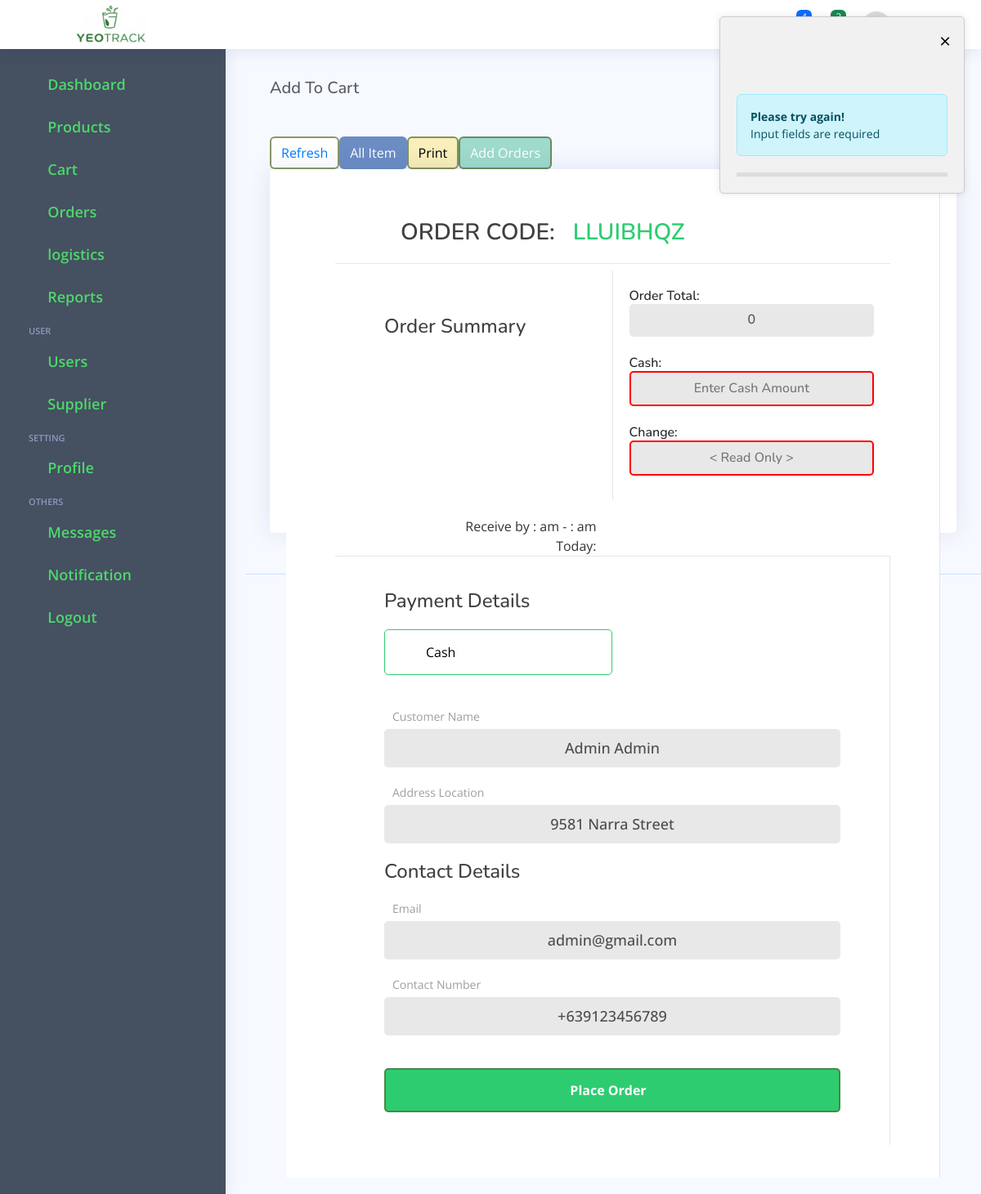
Screenshot of /user_data/cart_checkout.php (signed in) with the database file from the repository.
### tables this page shows
CREATE TABLE `users` (
  `user_id` int(11) NOT NULL AUTO_INCREMENT,
  `username` varchar(225) NOT NULL,
  `firstname` varchar(225) NOT NULL,
  `lastname` varchar(225) NOT NULL,
  `email` varchar(225) NOT NULL,
  `phone` varchar(225) NOT NULL,
  `address` varchar(225) NOT NULL,
  `age` varchar(225) NOT NULL,
  `birthday` date NOT NULL,
  `start_date` date NOT NULL,
  `password` varchar(225) NOT NULL,
  `role` varchar(225) NOT NULL COMMENT 'Admin, Cashier, Employee, Supplier',
  `about` varchar(225) NOT NULL,
  `store` varchar(255) NOT NULL,
  `image` varchar(225) NOT NULL,
  `signature` varchar(225) NOT NULL,
  `session_attempt` int(11) NOT NULL,
  `code` varchar(225) NOT NULL,
  `time` varchar(225) NOT NULL,
  `status` varchar(225) NOT NULL,
  `date_created_at` datetime NOT NULL,
  `date_updated_at` datetime NOT NULL,
  PRIMARY KEY (`user_id`)
);

### user_data/cart_checkout.php (the view, shortened to what this page needs)
<?php
include '../config/connect.php';
?>
<?php include "../include/user_meta.php"; ?>
<?php include "../include/user_top.php"; ?>
<link href="assets/vendor/bootstrap-icons/bootstrap-icons.css" rel="stylesheet">
<link href="../assets/css/checkout.css" rel="stylesheet">
<?php include "../include/user_header.php"; ?>
<?php include "../include/sidebar_admin.php"; ?>
<div class="message-box" id="messageBox" style="display: none; z-index: 2000;">
    <div class="close-btn" id="closeBtn">
        <button type="button" class="close mr-1" style="border:0; background: none;  font-size: 24px;" aria-label="Close">
            <span aria-hidden="true" style="border:0; font-size: 24px;">&times;</span>
        </button>
    </div>
    <i id="logo_msg"></i>
    <p id="new_msg"></p>
    <div class="loading-bar-container">
    </div>
</div>
<main id="main" class="main">
    <div class="page-header">
        <div class="page-header flex-wrap mt-3">
            <div class="row">
                <div class="col-9">
                    <div class="d-flex">
                        <h4 class="page-title pl-0 h5 pl-sm-2 text-muted d-inline-block">Add To Cart</h4>
                    </div>
                </div>
                <div class="col-3">
                    <div class="d-flex">
                        <nav>
                            <ol class="breadcrumb">
                                <li class="breadcrumb-item"><a href="../admin/user_sale.php">Home</a></li>
                                <li class="breadcrumb-item">My Cart</li>
                            </ol>
                        </nav>
                    </div>
                </div>
            </div>
        </div>
    </div>
    <section class="section">
        <div class="page-header flex-wrap">
            <h3 class="mb-0"> <span class="pl-0 h6 pl-sm-2 text-muted d-inline-block"></span>
            </h3>
            <div class="d-flex">
                <a href="../admin/user_order.php">
                    <button type="button" class="btn">
                        <i class="bi bi-refresh btn-icon-prepend"></i>Refresh
                    </button>
                </a>
                <button type="button" id="PhysicalInventoryButton" class="btn active-button">
                    <i class="bi bi-refresh btn-icon-prepend"></i>All Item
                </button>
                <button type="button" class="btn print" onclick="printUserTable()">
                    <i class="mdi mdi-print btn-icon-prepend"></i>Print
                </button>
                <button type="button" id="addPhysicalInventoryButton" class="btn add">
                    Add Orders
                </button>
            </div>
        </div>
    </section>
    <section class="section">
        <div class="row">
            <col-lg-12>
                <div class="card stretch-card" id="allPhysicalInventoryRawContent">
                    <div class="card-body">
                        <form id="addOrder">
                            <div style="width: 100%; background: #eee; ">
                                <?php
                                $randString = substr(str_shuffle(str_repeat("0123456789ABCDEFGHIJKLMNOPQRSTUVWXYZ", 5)), 0, 8);
                                ?>
                                <div class="checkout bg-white" style="width: 100%; height: auto; ">
                                    <h1 class="heading">
                                        <ion-icon></ion-icon> ORDER CODE: </br><input type="text" name="mycode" style="color:#2ecc71; border: none; outline:none; width: 200px;" value="<?php echo $randString;; ?>" readonly>
                                    </h1>
                                    <div class="item-flex">
                                        <section class="checkout">
                                            <h2 class="section-heading">Payment Details</h2>
                                            <div class="payment-form">
                                                <div class="payment-method">
                                                    <button class="method selected">
                                                        <span>Cash</span>
                                                    </button>
                                                </div>
                                                <?php
                                                $id = $_SESSION['user_id_admin'];
                                                $user = "SELECT * FROM `users` WHERE user_id = $id";
                                                $res_user = mysqli_query($conn, $user);
                                                $user = mysqli_fetch_array($res_user);
                                                ?>
                                                <div class="cardholder-name">
                                                    <label for="cardholder-name" class="label-default">Customer Name</label>
                                                    <input type="text" value="<?php echo $user['firstname'] . " " . $user['lastname']; ?>" id="cardholder-name" class="input-default" readonly>
                                                </div>
                                                <div class="cardholder-name">
                                                    <label for="cardholder-name" class="label-default">Address Location</label>
                                                    <input type="text" value="<?php echo $user['address']; ?>" id="cardholder-name" class="input-default" readonly>
                                                </div>
                                                <h2 class="section-heading">Contact Details</h2>
                                                <div class="cardholder-name">
                                                    <label for="cardholder-name" class="label-default">Email</label>
                                                    <input type="text" value="<?php echo $user['email']; ?>" id="cardholder-name" class="input-default" readonly>
                                                </div>
                                                <div class="cardholder-name">
                                                    <label for="cardholder-name" class="label-default">Contact Number</label>
                                                    <input type="text" value="<?php echo $user['phone']; ?>" id="cardholder-name" class="input-default" readonly>
                                                </div>
                                            </div>
                                            <button id="mybutton" class="btn btn-primary">
                                                <b>Place Order</b></span>
                                            </button>
                                        </section>
                                        <section class="cart">
                                            <div class="cart-item-box">
                                                <h2 class="section-heading">Order Summary</h2>
                                                <?php
                                                $total_sum = 0;
                                                            $prod_image = isset($materials['image']) && !empty($materials['image']) ? $materials['image'] : 'default_image.jpg'; ?>
                                            </div>
                                            <div class="input-container">
                                                <h6>
                                                    Order Total:
                                                    <input type="text" id="order_total" value="<?php echo $total_sum; ?>" class="input-default" readonly>
                                                </h6>
                                                <h6>
                                                    Cash:
                                                    <input type="text" onkeyup="updateValues()" id="cash" oninput="validateCashAndChange()" placeholder="Enter Cash Amount" class="input-default">
                                                </h6>
                                                <h6>
                                                    Change:
                                                    <input type="text" id="change" class="input-default" placeholder="< Read Only >" readonly>
                                                </h6>
                                            </div>
                                            <div class="receipt-info">
                                                <?php
                                                echo "Receive by " . $hour . ":" . $minute . " " . date("a") . " - " . $new_hour . ":" . $new_minute . " " . date("a") . "</br>";
                                                echo "Today: " . $formattedDate;
                                                ?>
                                            </div>
                                        </section>
                                    </div>
                                </div>
                            </div>
                        </form>
                    </div>
                </div>
            </col-lg-12>
        </div>
    </section>
</main>
<?php include "../include/user_footer.php"; ?>
<?php include "../include/user_bottom.php"; ?>

### assets/css/style.css (style rules this page uses)
:root { scroll-behavior: smooth; }
a { color: #4154f1; text-decoration: none; }
h1, h2, h3, h4, h5, h6 { font-family: "Nunito", sans-serif; }
#main { margin-top: 60px; padding: 20px 30px; transition: all 0.3s; }
.card { margin-bottom: 30px; border: none; position: relative; border-radius: 5px; box-shadow: 0px 0 30px rgba(1, 41, 112, 0.1); height: 445px; }
.card-body { padding: 0 20px 20px 20px; }
.breadcrumb { font-size: 14px; font-family: "Nunito", sans-serif; color: #899bbd; font-weight: 600; }
.breadcrumb a { color: #899bbd; transition: 0.3s; }
.breadcrumb .breadcrumb-item::before { color: #899bbd; }
@media (min-width: 1200px) { #main, #footer { margin-left: 300px; } }
.message-box { position: fixed; right: 20px; width: 350px; background-color: #f1f1f1; box-shadow: 0 0 10px rgba(0, 0, 0, 0.1); border-radius: 5px; z-index: 1000; display: none; }
.loading-bar-container { position: relative; width: 100%; height: 5px; background-color: #ddd; margin-top: 20px; }
.message-box { position: fixed; top: 20px; right: 20px; z-index: 1000; background-color: white; border: 1px solid #ccc; border-radius: 5px; padding: 15px; box-shadow: 0 2px 10px rgba(0, 0, 0, 0.1); }
.close-btn { display: flex; float: top; justify-content: right; align-items: top; border: 0; top: -200px; right: 0; margin: 0; }
#logo_msg { position: relative; text-align: center; }
.message-box { position: fixed; top: 20px; right: 20px; width: 300px; padding: 20px; background-color: #f1f1f1; box-shadow: 0 0 10px rgba(0, 0, 0, 0.1); border-radius: 5px; z-index: 1000; display: none; }
.close-btn { position: absolute; top: 10px; right: 10px; cursor: pointer; font-weight: 300; }

### user_data/cart_checkout.php (style rules this page uses)
.btn { border: none; border-radius: 5px; cursor: pointer; }
button.add { background-color: #9edbcc !important; color: #fff !important; }
button.print { background-color: #f8efbb !important; color: #000 !important; }
.btn.active-button { background-color: #6c8cc4; color: white; }
.btn:not(.active-button) { background-color: #fff; color: #007bff; border: 2px solid rgba(85, 107, 47, 0.7); }
.message-box { position: fixed; top: 20px; right: 20px; z-index: 1000; background-color: white; border: 1px solid #ccc; border-radius: 5px; padding: 15px; box-shadow: 0 2px 10px rgba(0, 0, 0, 0.1); }
.close-btn { display: flex; align-items: right; border: 0; top: 0; right: 1px; margin: 10px; }
.input-container { width: 100%; max-width: 600px; margin: 2px auto; padding: 20px; display: flex; flex-direction: column; gap: 15px; }
.input-default { font-size: 1rem; font-weight: normal; padding: 10px; width: 100%; border: none; outline: none; border-bottom: 2px solid #000; text-align: center; box-sizing: border-box; }
h6 { font-size: 1.1rem; font-weight: normal; margin-bottom: 5px; }
h6 { max-width: 100%; }
.receipt-info { text-align: right; font-size: 1rem; font-weight: normal; color: #333; margin-top: 20px; padding-right: 20px; }

### rows the page displays
users: firstname+lastname "Admin Admin", address "9581 Narra Street", email "admin@gmail.com", phone "+639123456789"
